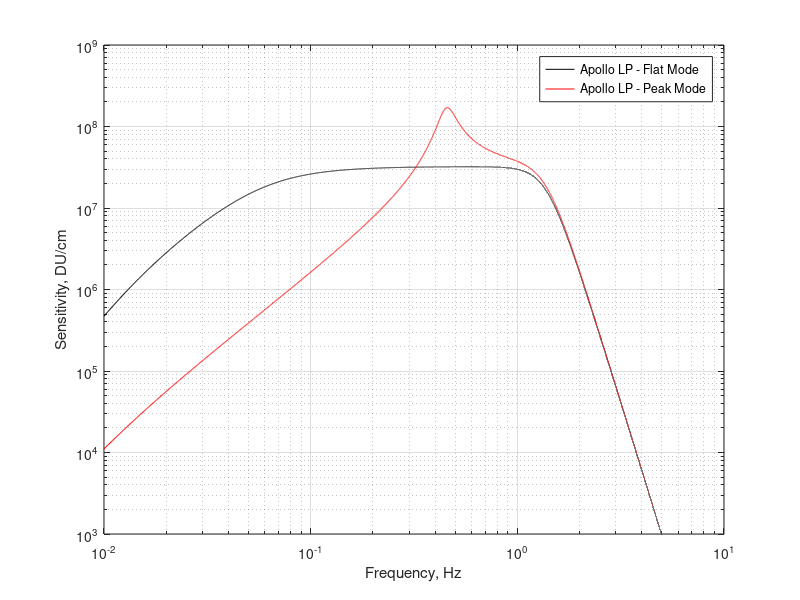

MATLAB code to generate this figure: (Note: this script raises an error after producing the figure.)
close all, clear all, clc
dfk = 0.0001;
fk = 0.01:dfk:10.000;
wk = 2*pi*fk;
K = 204.9;                                                                  % DU/Volt
K1 = 500000;                                                                % Volt/Meter
K2 = 0.000016;                                                              % Meter/(Volt*Sec^2)
K3 = 31.6;                                                                  % Adimentional
wa = 0.0628;                                                                % Rad/Sec
FaTF = tf([1 0],[1 wa])                                                     % Adimentional
for k = 1:length(wk)
    s = i*wk(k);
    Fak(k) = s/(s + wa);                                                    % Adimentional
end
wl = 8.72665;                                                               % Rad/Sec
FlaTF = tf([wl^2],[1 2*cos(pi/8)*wl wl^2])                                  % Adimentional
for k = 1:length(wk)
    s = i*wk(k);
    Flak(k) = wl^2/(s^2 + 2*cos(pi/8)*wl*s + wl^2);                         % Adimentional
end
FlbTF = tf([wl^2],[1 2*cos(3*pi/8)*wl wl^2])                                % Adimentional
for k = 1:length(wk)
    s = i*wk(k);
    Flbk(k) = wl^2/(s^2 + 2*cos(3*pi/8)*wl*s + wl^2);                       % Adimentional
end
FlTF = (FlaTF)^2*(FlbTF)^2                                                  % Adimentional
for k = 1:length(wk)
    s = i*wk(k);
    Flk(k) = 3.363e07/(s^8 + 45.61*s^7 + 1040*s^6 + 1.533e04*s^5 + 1.584e05*s^4 + 1.168e06*s^3 + 6.032e06*s^2 + 2.014e07*s + 3.363e07);% Adimentional
end
f0 = 0.06667;                                                               % Hertz
w0 = 2*pi*f0;                                                               % Rad/Sec
h = 0.85;                                                                   % Adimentional

STF = tf([1],[1 2*h*w0 w0^2])                                               % Sec^2
for k = 1:length(wk)
    s = i*wk(k);
    Sk(k) = 1/(s^2 + 2*h*w0*s + w0^2);                                      % Sec^2
end
wd = 47.62;                                                                 % Rad/Sec
FdTF = tf([wd],[1 wd])                                                      % Adimentional
for k = 1:length(wk)
    s = i*wk(k);
    Fdk(k) = wd/(s + wd);                                                   % Adimentional
end

wf = 0.000997;                                                              % Rad/Sec
FfTF = tf([wf],[1 wf])                                                      % Adimentional
for k = 1:length(wk)
    s = i*wk(k);
    Ffk(k) = wf/(s + wf);                                                   % Adimentional
end
Flat_aTF = K*K3*FaTF*FlTF*feedback(K1*STF*FdTF,K2*FfTF)                     % DU*Sec^2/Meter
for k = 1:length(wk)
    s = i*wk(k);
    Flat_ak(k) = (5.185e18*s^2 + 5.17e15*s)/(s^13 + 94*s^12 + 3284*s^11 + 6.737e04*s^10 + 9.395e05*s^9 + 9.415e06*s^8 + 6.859e07*s^7+ 3.571e08*s^6 + 1.245e09*s^5 + 2.441e09*s^4 + 1.468e09*s^3 + 3.729e08*s^2+ 3.127e07*s + 8.199e05);% DU*Sec^2/Meter
end
Flat_vTF = Flat_aTF*tf([1 0],[1])                                           % DU*Sec/Meter
for k = 1:length(wk)
    s = i*wk(k);
    Flat_vk(k) = (5.185e18*s^3 + 5.17e15*s^2)/(s^13 + 94*s^12 + 3284*s^11 + 6.737e04*s^10 + 9.395e05*s^9 + 9.415e06*s^8 + 6.859e07*s^7+ 3.571e08*s^6 + 1.245e09*s^5 + 2.441e09*s^4 + 1.468e09*s^3 + 3.729e08*s^2+ 3.127e07*s + 8.199e05);% DU*Sec/Meter
end
Flat_dTF = Flat_vTF*tf([1 0],[1])% DU*Sec/Meter
for k = 1:length(wk)
    s = i*wk(k);
    Flat_dk(k) = (5.185e18*s^4 + 5.17e15*s^3)/(s^13 + 94*s^12 + 3284*s^11 + 6.737e04*s^10 + 9.395e05*s^9 + 9.415e06*s^8 + 6.859e07*s^7+ 3.571e08*s^6 + 1.245e09*s^5 + 2.441e09*s^4 + 1.468e09*s^3 + 3.729e08*s^2+ 3.127e07*s + 8.199e05);% DU*Sec/Meter
end
Peak_aTF = K*K3*FaTF*FlTF*feedback(STF*K1*FdTF,K2)                                  % DU*Sec^2/Meter
for k = 1:length(wk)
    s = i*wk(k);
    Peak_ak(k) = 5.185e18*s/(s^12 + 94*s^11 + 3284*s^10 + 6.775e04*s^9 + 9.569e05*s^8 + 9.811e06*s^7 + 7.444e07*s^6 + 4.178e08*s^5 + 1.693e09*s^4 + 4.765e09*s^3 + 9.281e09*s^2 + 1.366e10*s + 8.223e08);
end
Peak_vTF = Peak_aTF*tf([1 0],[1])                                           % DU*Sec/Meter
for k = 1:length(wk)
    s = i*wk(k);
    Peak_vk(k) = 5.185e18*s^2/(s^12 + 94*s^11 + 3284*s^10 + 6.775e04*s^9 + 9.569e05*s^8 + 9.811e06*s^7 + 7.444e07*s^6 + 4.178e08*s^5 + 1.693e09*s^4 + 4.765e09*s^3 + 9.281e09*s^2 + 1.366e10*s + 8.223e08);
end
Peak_dTF = Peak_vTF*tf([1 0],[1])% DU*Sec/Meter
for k = 1:length(wk)
    s = i*wk(k);
    Peak_dk(k) = 5.185e18*s^3/(s^12 + 94*s^11 + 3284*s^10 + 6.775e04*s^9 + 9.569e05*s^8 + 9.811e06*s^7 + 7.444e07*s^6 + 4.178e08*s^5 + 1.693e09*s^4 + 4.765e09*s^3 + 9.281e09*s^2 + 1.366e10*s + 8.223e08);
end
hfig = figure;
loglog(fk,0.01*abs(Flat_dk),'k',fk,0.01*abs(Peak_dk),'r');
xlim([0.01 10]);
ylim([10^3 10^9]);
xlabel('Frequency, Hz');
ylabel('Sensitivity, DU/cm');
legend('Apollo LP - Flat Mode','Apollo LP - Peak Mode');
grid on;
oldunits = hfig.Units;
set(gcf, 'PaperUnits', 'centimeters', 'Units', 'centimeters');
figpos = get(gcf, 'Position');
set(gcf, 'PaperSize', figpos(3:4), 'Units', oldunits);
print('-f1','-dpdf','TF-DUcm.pdf');
close (gcf);
